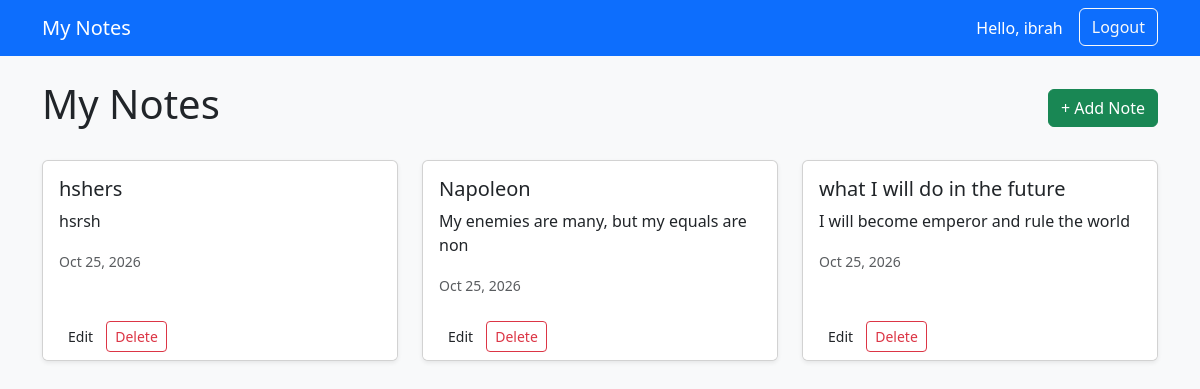
The app's page / (signed in), older data.
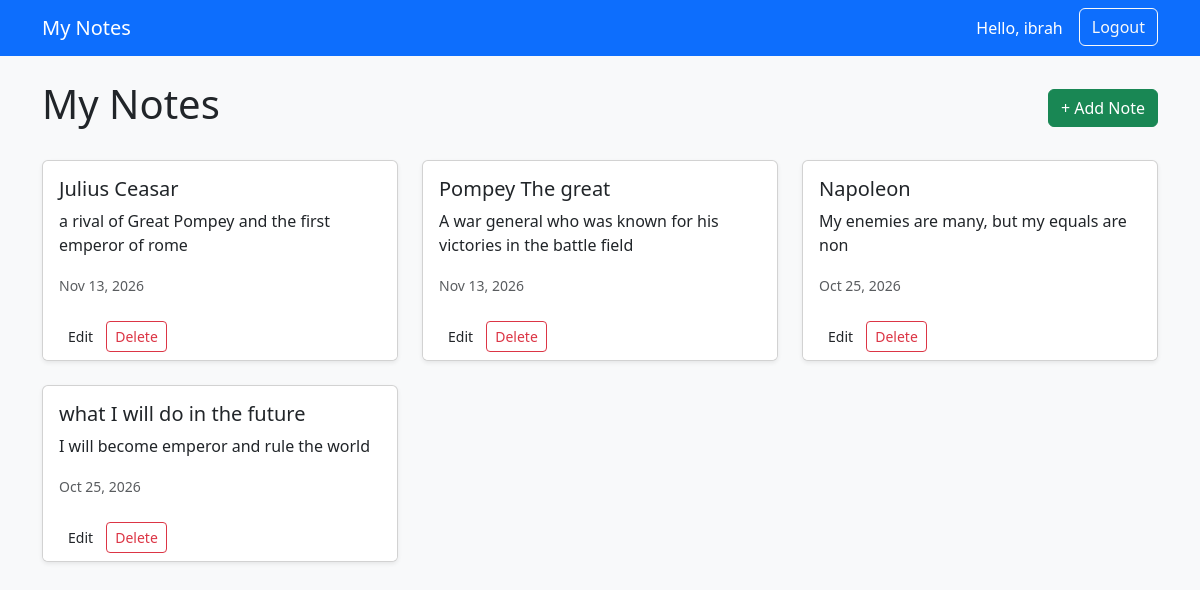
The same page, newer data.
### notes/models.py (models this page shows, shortened)
class Note(models.Model):
    user = models.ForeignKey(User, on_delete=models.CASCADE,default=1)
    title = models.CharField(max_length=100)
    content = models.TextField()
    created_at = models.DateTimeField(auto_now_add=True)

### notes/views.py (the view)
# urls.py: path('', views.home, name='home'),
@login_required
def home(request):
    notes = Note.objects.filter(user=request.user).order_by('-created_at')
    return render(request, 'notes/home.html', {'notes': notes})

### notes/templates/notes/home.html (shortened to what this page needs)
{% extends 'notes/base.html' %}
{% block content %}
<div class="d-flex justify-content-between align-items-center mb-4">
    <h1>My Notes</h1>
    <a href="{% url 'add_note' %}" class="btn btn-success">+ Add Note</a>
</div>
{% if notes %}
    <div class="row">
        {% for note in notes %}
        <div class="col-md-6 col-lg-4 mb-4">
            <div class="card h-100 shadow-sm">
                <div class="card-body">
                    <h5 class="card-title">{{ note.title }}</h5>
                     <p class="card-text">{{ note.content|truncatewords:30 }}</p>
                    <small class="text-muted">{{ note.created_at|date:"M d, Y" }}
</small>
                </div>
                <div class="card-footer bg-white border-0">
                    <a href="{% url 'edit_note' note.pk %}" class="btn btn-sm btn
             outline-primary">Edit</a>
                    <a href="{% url 'delete_note' note.pk %}" class="btn btn-sm
             btn-outline-danger">Delete</a>
                </div>
            </div>
        </div>
        {% endfor %}
    </div>
{% else %}
    <div class="alert alert-info">No notes yet. Create your first one!</div>
{% endif %}
{% endblock %}

### notes/templates/notes/base.html (shortened to what this page needs)
<!DOCTYPE html>
<html lang="en">
<head>
    <link
href="https://cdn.jsdelivr.net/npm/bootstrap@5.3.3/dist/css/bootstrap.min.css"
rel="stylesheet">
</head>
<body class="bg-light">
    <nav class="navbar navbar-expand-lg navbar-dark bg-primary mb-4">
        <div class="container">
            <a class="navbar-brand" href="{% url 'home' %}">My Notes</a>
            <div class="d-flex">
                {% if user.is_authenticated %}
                    <span class="navbar-text text-white me-3">Hello, {{ user.username }}</span>
                    <form method="post" action="{% url 'logout' %}">
                        <button type="submit" class="btn btn-outline-light btnsm">Logout</button>
                    </form>
                {% else %}
                    <a href="{% url 'login' %}" class="btn btn-outline-light btn-sm me-2">Login</a>
                    <a href="{% url 'register' %}" class="btn btn-light btnsm">Register</a>
                {% endif %}
  </div>
        </div>
    </nav>
    <div class="container">
        {% block content %}{% endblock %}
    </div>
</body>
</html>

Row changes from the older to the newer data that the page shows:
removed Note: title "hshers", content "hsrsh", created_at "Oct 25, 2026"
added Note: title "Julius Ceasar", content "a rival of Great Pompey and the first emperor of rome", created_at "Nov 13, 2026"
added Note: title "Pompey The great", content "A war general who was known for his victories in the battle field", created_at "Nov 13, 2026"
